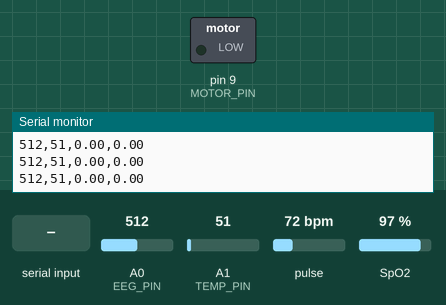
Simulated run of this sketch. Board: Arduino Uno, built with avr-gcc and run on an emulated ATmega328P. Parts: switched loads named in the sketch (green lamp = pin HIGH), the last lines printed to the serial monitor. Inputs (shaded band) come from the test bench; at power-on: A0 (EEG_PIN) = 512, A1 (TEMP_PIN) = 51, pulse 72 bpm, SpO2 97 %.

Above: at 1.2 s.
1.3 s: "1" received over Serial
At 2.3 s:
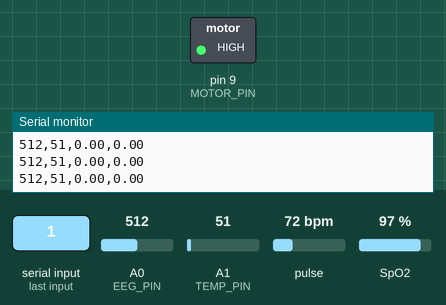
2.8 s: "0" received over Serial
At 3.6 s:
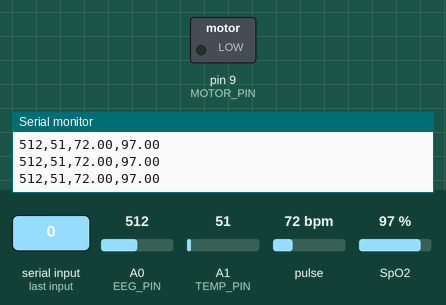
Timing chart, 0 to 5.8 s (numbered marks = the images above; inputs shaded):
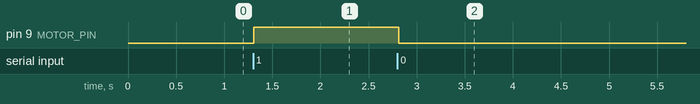

The sketch:

PulseOximeter.ino
```cpp
#include <Wire.h>  // Include Wire library for I2C communication
#include "MAX30100_PulseOximeter.h"  // Include library for MAX30100 sensor

const int EEG_PIN = A0;  // Define analog pin for EEG sensor
const int TEMP_PIN = A1;  // Define analog pin for temperature sensor
const int MOTOR_PIN = 9;  // Define digital pin for motor control

PulseOximeter pox;  // Create PulseOximeter object

void setup() {
  Serial.begin(115200);  // Initialize serial communication at 115200 baud rate
  pinMode(MOTOR_PIN, OUTPUT);  // Set motor pin as output

  if (!pox.begin()) {  // Initialize MAX30100 sensor
    Serial.println("MAX30100 was not found");  // Print error message if sensor not found
    while(1);  // Infinite loop if sensor initialization fails
  }

}

void loop() {
  pox.update();  // Update MAX30100 sensor readings

  int eegValue = analogRead(EEG_PIN);  // Read EEG sensor value
  int tempValue = analogRead(TEMP_PIN);  // Read temperature sensor value
  float heartRate = pox.getHeartRate();  // Get heart rate from MAX30100
  float spO2 = pox.getSpO2();  // Get SpO2 from MAX30100

  // Send all sensor data to Raspberry Pi
  Serial.print(eegValue);
  Serial.print(",");
  Serial.print(tempValue);
  Serial.print(",");
  Serial.print(heartRate);
  Serial.print(",");
  Serial.println(spO2);

  // Check for motor control commands from Raspberry Pi
  if (Serial.available() > 0) {
    char command = Serial.read();  // Read command from serial
    digitalWrite(MOTOR_PIN, command == '1' ? HIGH : LOW);  // Set motor state based on command
  }

  delay(10);  // Short delay to avoid flooding the serial port


}
```

Measured:
- after the input at 1.3 s, pin 9 (MOTOR_PIN): LOW → HIGH at once
- after the input at 2.8 s, pin 9 (MOTOR_PIN): HIGH → LOW at once
